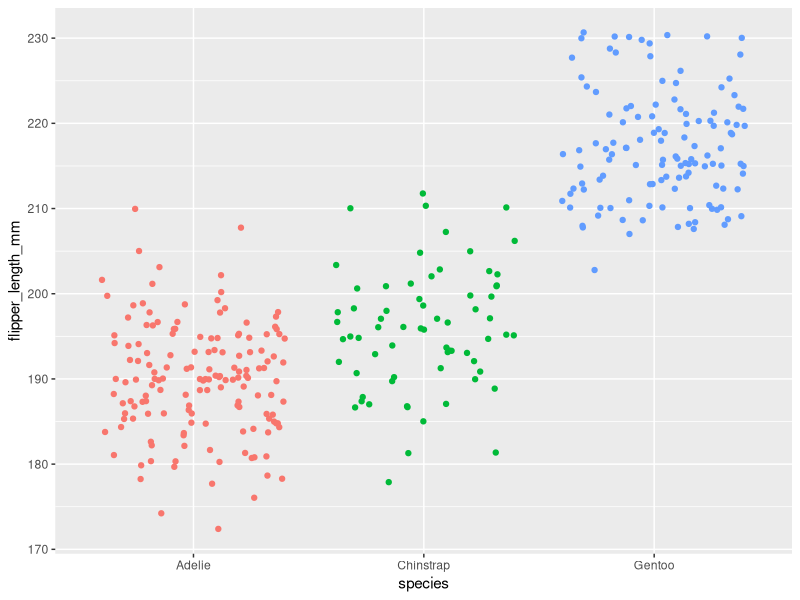

The R source for this figure: (Note: this script raises an error after producing the figure.)
## ---- chunk 1
data <- rnorm(200,10, 1)
datana <- data
datana[1] <- NA
datana[100] <- NA
## ---- chunk 2
max(data)
max(datana)
max(datana,na.rm=TRUE)
## ---- chunk 3
quantile(data, .5)
median(data)
quantile(data,.05)
## ---- chunk 4
vec = c(3,5,7,5,3,2,6)
cumsum(vec)
## ---- chunk 5
cumprod(vec)
## ---- chunk 6
cummax(vec)
## ---- chunk 7
index <- seq(along=vec)
cumsum(vec)/index
## ---- chunk 8
data(iris)
d <- iris[,2:4]
rowSums(d)
colSums(d)
rowMeans(d)
colMeans(d)
## ---- chunk 9
d1 <- rnorm(100,0,1)
d2 <- rnorm(100,0,1)
d3 <- rnorm(100,100,9)
## ---- chunk 10
t.test(d1,d2)
## ---- chunk 11
t.test(d1,d3)
## ---- chunk 12
install.packages("palmerpenguins")
library(palmerpenguins)
library(tidyverse)

## ---- chunk 13
dat <- penguins %>%
  select(species, flipper_length_mm)
summary(dat)
## ---- chunk 14
library(ggplot2)

ggplot(dat) +
  aes(x = species, y = flipper_length_mm, color = species) +
  geom_jitter() +
  theme(legend.position = "none")
## ---- chunk 15
res_aov <- aov(flipper_length_mm ~ species, data = dat)
## ---- chunk 16
shapiro.test(res_aov$residuals)

## ---- chunk 17
#install.packages("car")
#library(car)
leveneTest(flipper_length_mm ~ species, data = dat)

